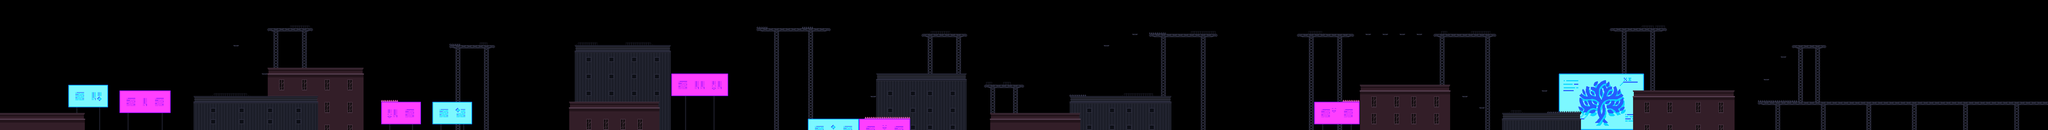

Below is a game level as drawn by its tile map, then a one-line description and the .tmx that defines it (tile-layer data replaced by summaries):
An orthogonal 360x23 tile map with 32x32 px tiles, 4 tile layers (BlocksLayer3, BlocksLayer2, BlocksLayer1, Props) and 106 objects (11x spike, 8x ground_mon_1, 8x ground_mon_2, 5x LR, 5x fly_mon, ...).

<map version="1.10" tiledversion="1.10.1" orientation="orthogonal" renderorder="right-down" width="360" height="23" tilewidth="32" tileheight="32" infinite="0" nextlayerid="19" nextobjectid="317">
 <tileset firstgid="1" source="Stage2.tsx" />
 <layer id="17" name="BlocksLayer3" width="360" height="23">
  <data>[8280 cells, 236 non-empty, 16 distinct tile ids]</data>
 </layer>
 <layer id="15" name="BlocksLayer2" width="360" height="23">
  <data>[8280 cells, 902 non-empty, 195 distinct tile ids]</data>
 </layer>
 <layer id="1" name="BlocksLayer1" width="360" height="23">
  <data>[8280 cells, 872 non-empty, 48 distinct tile ids]</data>
 </layer>
 <layer id="12" name="Props" width="360" height="23">
  <data>[8280 cells, 127 non-empty, 20 distinct tile ids]</data>
 </layer>
 <objectgroup id="3" name="Blocks">
  <object id="2" x="0" y="640" width="480" height="32" />
  <object id="7" x="1088" y="544" width="704" height="32" />
  <object id="9" x="384" y="480" width="224" height="128" />
  <object id="182" x="-32" y="0" width="32" height="640" />
  <object id="187" x="1504" y="384" width="544" height="32" />
  <object id="188" x="1536" y="192" width="32" height="192" />
  <object id="189" x="1504" y="160" width="256" height="32" />
  <object id="190" x="2144" y="576" width="224" height="128" />
  <object id="191" x="2528" y="256" width="256" height="32" />
  <object id="192" x="3200" y="576" width="512" height="32" />
  <object id="194" x="3232" y="256" width="544" height="32" />
  <object id="195" x="4256" y="160" width="416" height="32" />
  <object id="196" x="4544" y="672" width="576" height="32" />
  <object id="197" x="4928" y="416" width="512" height="32" />
  <object id="198" x="5184" y="192" width="256" height="32" />
  <object id="199" x="5216" y="224" width="32" height="192" />
  <object id="201" x="5376" y="224" width="32" height="192" />
  <object id="202" x="5536" y="480" width="224" height="32" />
  <object id="203" x="5568" y="640" width="512" height="32" />
  <object id="204" x="6016" y="544" width="576" height="32" />
  <object id="205" x="6464" y="192" width="384" height="32" />
  <object id="206" x="7296" y="192" width="320" height="32" />
  <object id="208" x="7648" y="480" width="512" height="32" />
  <object id="209" x="8064" y="192" width="352" height="32" />
  <object id="210" x="7680" y="192" width="32" height="32" />
  <object id="211" x="7776" y="192" width="32" height="32" />
  <object id="212" x="7872" y="192" width="32" height="32" />
  <object id="213" x="7968" y="192" width="32" height="32" />
  <object id="214" x="8224" y="544" width="32" height="32" />
  <object id="215" x="8320" y="608" width="32" height="32" />
  <object id="216" x="8448" y="640" width="448" height="32" />
  <object id="217" x="8768" y="416" width="480" height="192" />
  <object id="218" x="9056" y="160" width="320" height="32" />
  <object id="219" x="9248" y="512" width="512" height="32" />
  <object id="221" x="9888" y="576" width="1632" height="32" />
  <object id="222" x="10112" y="288" width="32" height="288" />
  <object id="223" x="10208" y="288" width="32" height="288" />
  <object id="224" x="10080" y="256" width="192" height="32" />
  <object id="275" x="1696" y="192" width="32" height="192" />
  <object id="295" x="672" y="512" width="288" height="128" />
  <object id="296" x="2432" y="576" width="224" height="128" />
  <object id="297" x="3776" y="416" width="320" height="128" />
  <object id="298" x="7392" y="576" width="256" height="128" />
  <object id="304" x="6368" y="192" width="32" height="32" />
  <object id="305" x="6208" y="256" width="32" height="32" />
  <object id="306" x="8672" y="512" width="32" height="32" />
  <object id="307" x="4896" y="544" width="32" height="32" />
  <object id="308" x="1472" y="416" width="32" height="32" />
  <object id="310" x="1312" y="256" width="32" height="32" />
  <object id="313" x="9920" y="448" width="32" height="32" />
  <object id="314" x="10016" y="320" width="32" height="32" />
 </objectgroup>
 <objectgroup id="18" name="SpecialOccasions">
  <object id="290" name="wallblock" x="10240" y="0" width="32" height="576" />
  <object id="291" name="boss_event" x="10272" y="544" width="1248" height="32" />
 </objectgroup>
 <objectgroup id="4" name="SpecialBlocks">
  <object id="226" name="spike" x="2144" y="564" width="96" height="12" />
  <object id="227" name="spike" x="2528" y="244" width="64" height="12" />
  <object id="228" name="spike" x="4256" y="148" width="64" height="12" />
  <object id="229" name="spike" x="4512" y="148" width="64" height="12" />
  <object id="230" name="spike" x="4864" y="660" width="256" height="12" />
  <object id="231" name="spike" x="6016" y="532" width="96" height="12" />
  <object id="232" name="spike" x="6464" y="180" width="96" height="12" />
  <object id="235" name="spike" x="7552.36" y="563.636" width="96" height="12" />
  <object id="237" name="spike" x="8704" y="628" width="192" height="12" />
  <object id="238" name="spike" x="9888" y="564" width="224" height="12" />
  <object id="299" name="spike" x="-14.67" y="868" width="11520" height="32" />
 </objectgroup>
 <objectgroup id="5" name="MovingBlocksArea">
  <object id="241" name="LR" x="2720" y="576" width="416" height="32" />
  <object id="242" name="LR" x="2848" y="256" width="320" height="32" />
  <object id="244" name="LR" x="4736" y="256" width="352" height="32" />
  <object id="247" name="LR" x="5760" y="320" width="384" height="32" />
  <object id="250" name="LR" x="9440" y="192" width="352" height="32" />
 </objectgroup>
 <objectgroup id="6" name="FallingBlocks">
  <object id="251" name="Fall" x="4192" y="480" width="64" height="32" />
  <object id="252" name="Fall" x="4416" y="608" width="64" height="32" />
  <object id="253" name="Fall" x="6944" y="256" width="64" height="32" />
  <object id="254" name="Fall" x="7136" y="256" width="64" height="32" />
 </objectgroup>
 <objectgroup id="9" name="SpecialProps">
  <object id="134" name="switch1" x="2624" y="224" width="32" height="32" />
  <object id="135" name="wall1" x="4032" y="-32" width="64" height="448" />
  <object id="136" name="switch2" x="4416" y="128" width="32" height="32" />
  <object id="137" name="wall2" x="5376" y="-64" width="64" height="256" />
  <object id="138" name="switch3" x="7520" y="160" width="32" height="32" />
  <object id="139" name="wall3" x="8992" y="160" width="64" height="256" />
  <object id="303" name="guardian_croc" x="10976" y="512" width="64" height="64" />
  <object id="315" name="sign1" x="512" y="448" width="32" height="32" />
 </objectgroup>
 <objectgroup id="2" name="Player">
  <object id="1" name="startRect" x="128" y="544" width="46" height="96" />
  <object id="277" name="bossState" x="10176" y="160" width="32" height="96" />
  <object id="300" name="endRect" x="11520" y="0" width="32" height="576" />
 </objectgroup>
 <objectgroup id="7" name="GroundMonster">
  <object id="104" name="ground_mon_1" x="1504" y="480" width="288" height="64" />
  <object id="178" name="ground_mon_1" x="3776" y="352" width="256" height="64" />
  <object id="270" name="ground_mon_1" x="8768" y="352" width="224" height="64" />
  <object id="271" name="ground_mon_1" x="8064" y="128" width="352" height="64" />
  <object id="272" name="ground_mon_1" x="7296" y="128" width="320" height="64" />
  <object id="279" name="ground_mon_2" x="1088" y="480" width="416" height="64" />
  <object id="280" name="ground_mon_2" x="1504" y="96" width="256" height="64" />
  <object id="281" name="ground_mon_2" x="3200" y="512" width="512" height="64" />
  <object id="282" name="ground_mon_2" x="3232" y="192" width="544" height="64" />
  </objectgroup>
 <objectgroup id="10" name="FlyingMonster">
  <!-- 5 objects omitted --></objectgroup>
 <objectgroup id="11" name="Boss">
  <!-- 1 objects omitted --></objectgroup>
</map>
<!-- 13 of 106 objects omitted -->
